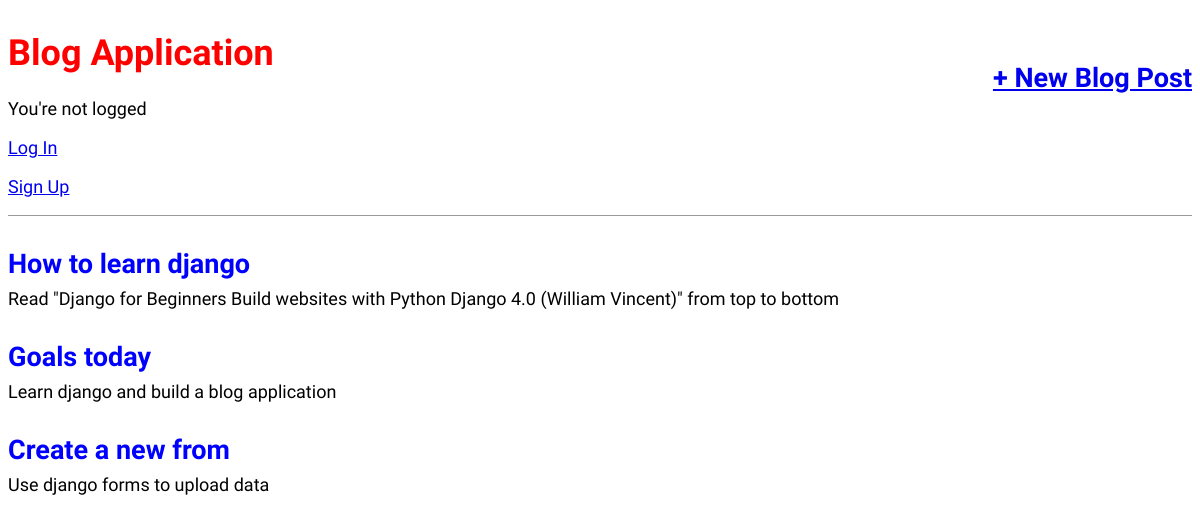
The page / on the database its author committed.
### blog/models.py (models this page shows, shortened)
class Post(models.Model):
    title = models.CharField(max_length=200)
    author = models.ForeignKey(
        "auth.user",
        on_delete=models.CASCADE,
    )
    body = models.TextField()

### blog/views.py (the view)
# urls.py: path("", BlogListView.as_view(), name="home"),
class BlogListView(ListView):
    model = Post
    template_name = "home.html"

### templates/home.html (shortened to what this page needs)
{% extends 'base.html' %}
{% block content %}
{% for post in post_list %}
<div class="post-entry">
    <h2> <a href="{% url 'post_detail' post.pk %}">{{ post.title }}</a></h2>
    <p>{{ post.body }}</p>
</div>
{% endfor %}
{% endblock content %}

### static/css/base.css (style rules this page uses)
body { font-family: 'Source Sans Pro', sans-serif; font-size: 18px; }
.post-entry { margin-bottom: 2rem; }
.post-entry h2 { margin: 0.5rem 0; }
.post-entry h2 a, .post-entry h2 a:visited { color: blue; text-decoration: none; }
.post-entry p { margin: 0; font-weight: 400; }

### rows shown on the page
Post: title "How to learn django", body "Read \"Django for Beginners Build websites with Python Django 4.0 (William Vincent)\" from top to bottom"
Post: title "Goals today", body "Learn django and build a blog application"
Post: title "Create a new from", body "Use django forms to upload data"
